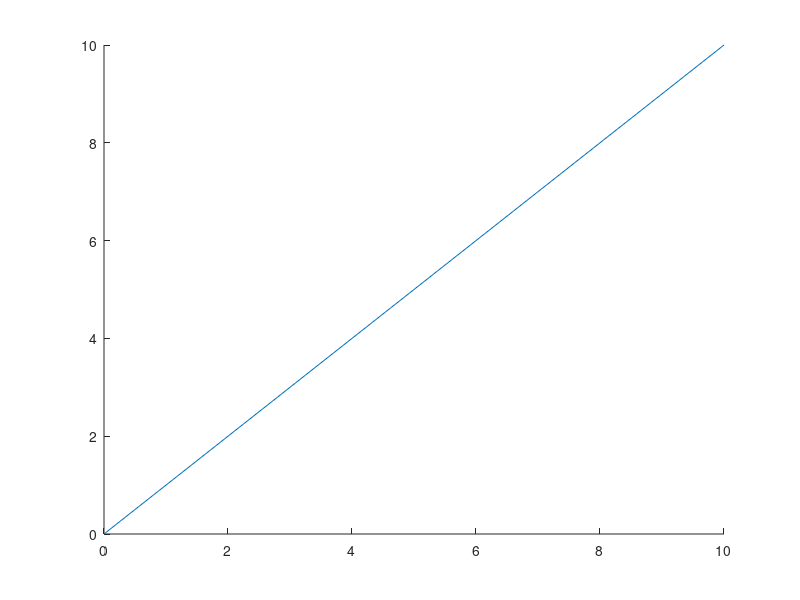

This chart was generated by the following MATLAB code: (Note: this script raises an error after producing the figure.)
% Want to plan around environment in a sensible way
% Do planning in sim first, then in lab
% Do my own planning to avoid problems with ROS nav stack.

% Hypothesis: given an object - e.g.a wall - bounded by lines
%  1) push the lines out normal to the line away from the object centre by distance=standoff 
%  2) join line ends by arc of circle with radius = standoff
% Probably good enough for now,


room_1 = [ ...  % room vertices : closed room - end vertex==start vertex or need some class of shape
    100 140 ;
    100 160 ;
    170 160 ;
    170 151 ;
    190 151 ;
    190 149 ;
    170 149 ;
    170 140 ;
    100 140 ;
    ] ; 

room_1_b = [ ...  % room vertices : closed room - end vertex==start vertex or need some class of shape
    100 140 ;
    100 150 ; 
        % door here: how?? reductionist: walls->rooms . holist: structure->doors . objectist: door=obj , beam=obj , column\pillar=obj , 
        % ?  gap != obj 
        % ?  OR gap=virtualobj needed/created to close the envelope --> semantic boundary of semantic mapping -->  voxels are FREE or OCCUPIED or P(occupied,z) or P(class,z)
    100 155 ; 
    100 160 ;
    170 160 ;
    170 151 ;
    190 151 ;
    190 149 ;
    170 149 ;
    170 140 ;
    100 140 ;
    ] ; 

wall_room_1_1 = [ ...
    100 140
    100 160
    ] ;


% wall_room_1_1 = [ ... % wall is closed shape between vertices
%     99 140  
%     100 140
%     100 160
%     99 160]  ;

% 1) given vertices (of straight walls), deternine which pixels do they occupy on a floorplan --> use distance function bwdist(image) (Matlab image toolbox) 

% 2) given vertices of straight walls, construct a navmesh:  
%     wall-lines between 
%     sight-lines between vertices
%     sight-lines cannot cross wall-lines





%%

% for 
    
figure     

H = line( [0 10] , [0 10] )    



h__ = animatedline(1:10,1:2:20);
 [x,y] = getpoints(h__)
 H.XData
 
 %%
 
 line_spec = [ 100 140 ;
    100 160 ] 
 Xstart = line_spec(1,1)
 Xend = line_spec(1,2)
 Ystart = line_spec(2,1)
 Yend = line_spec(2,2)
 
 
%%   NEED ONE PER DIAGONAL DIRECTION - integers only, so nice
Xdifference = (Xend-Xstart)
Ydifference = (Yend-Ystart)

Yerror = 0
for x__ =  Xstart : Xend
    plot_pixel(x, y)
    Yerror = Yerror + Ydifference
    if Yerror >= Xdifference 
        y = y + 1
        Yerror = Yerror - Xdifference
    end
end

%% --> /mnt/nixbig/ownCloud/project_code/geom__points_on_line.m
 
 line_spec = [ 100 140 ;
    100.1 140 ] 
 Xstart = line_spec(1,1)
 Ystart = line_spec(1,2)
 Xend = line_spec(2,1)
 Yend = line_spec(2,2)

Xdifference = (Xend-Xstart)
Ydifference = (Yend-Ystart)


figure; hold on; 
if 0 == Xdifference && 0 == Ydifference
        plot([Xstart], [Ystart],'r.')  % plot_pixel(x, y)
elseif Xdifference ~= 0
    y = Ystart
    delta_Y = Ydifference / Xdifference
    for x = Xstart : Xend
        plot([x], [y],'r.')  % plot_pixel(x, y)
        y = y + delta_Y
    end
else % --> Ydifference ~= 0
    x = Xstart
    delta_X = Xdifference / Ydifference
    for y = Ystart : Yend
        plot([x], [y],'r.')  % plot_pixel(x, y)
        x = x + delta_X
    end    
end






